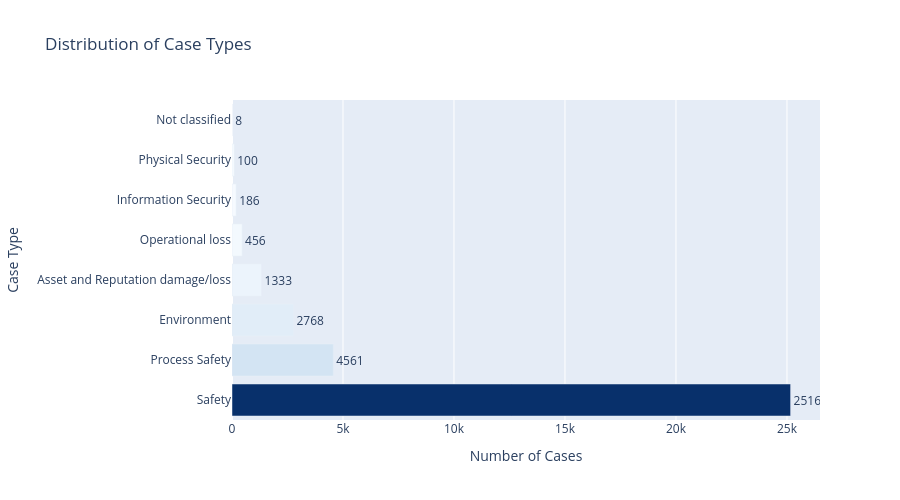

Source (notebook cell):
### Code cell
# =============================================================================
# EDA: Case Type Distribution
# =============================================================================

if 'CASE_TYPE' in master_df.columns:
    case_counts = master_df['CASE_TYPE'].value_counts()
    
    fig = go.Figure(data=[go.Bar(
        y=case_counts.index.astype(str),
        x=case_counts.values,
        orientation='h',
        marker=dict(
            color=case_counts.values,
            colorscale='Blues'
        ),
        text=case_counts.values,
        textposition='outside'
    )])
    
    fig.update_layout(
        title='Distribution of Case Types',
        xaxis_title='Number of Cases',
        yaxis_title='Case Type',
        height=500,
        showlegend=False,
        hovermode='y unified'
    )
    fig.show()
    
    print(f"\nTotal unique case types: {master_df['CASE_TYPE'].nunique()}")
    print(f"Top 5 case types:\n{case_counts.head()}")

### Figure 1 — Plotly figure (JSON) as saved in the notebook; plotly's stock layout.template omitted (floating-point values rounded to 4 significant figures)
{"data": [{"marker": {"color": [25164, 4561, 2768, 1333, 456, 186, 100, 8], "colorscale": [[0, "rgb(247,251,255)"], [0.125, "rgb(222,235,247)"], [0.25, "rgb(198,219,239)"], [0.375, "rgb(158,202,225)"], [0.5, "rgb(107,174,214)"], [0.625, "rgb(66,146,198)"], [0.75, "rgb(33,113,181)"], [0.875, "rgb(8,81,156)"], [1, "rgb(8,48,107)"]]}, "orientation": "h", "text": [25164, 4561, 2768, 1333, 456, 186, 100, 8], "textposition": "outside", "type": "bar", "x": [25164, 4561, 2768, 1333, 456, 186, 100, 8], "y": ["Safety", "Process Safety", "Environment", "Asset and Reputation damage/loss", "Operational loss", "Information Security", "Physical Security", "Not classified"]}], "layout": {"height": 500, "hovermode": "y unified", "showlegend": false, "title": {"text": "Distribution of Case Types"}, "xaxis": {"title": {"text": "Number of Cases"}}, "yaxis": {"title": {"text": "Case Type"}}}}
